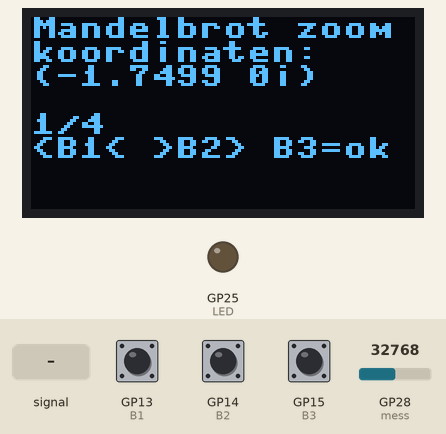
A program run on a simulated Raspberry Pi Pico running MicroPython. Shown: 128×64 one-colour display, output pins drawn as LEDs (lit = HIGH). Inputs (shaded band) come from the test bench; at power-on: GP13 (B1) HIGH, GP15 (B3) HIGH, GP28 (mess) = 32768, GP14 (B2) HIGH (analog values on the 0–65535 scale). Library files of the repository ran but are not shown: ssd1306.py.

Above: at 5.0 s.
5.1 s: GP13 (B1) pulled LOW for 0.15 s
At 6.4 s:
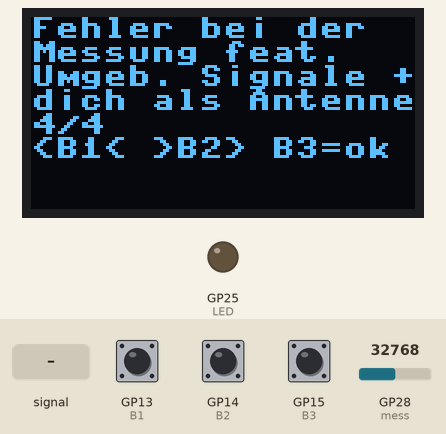
6.7 s: GP15 (B3) pulled LOW for 0.15 s
At 7.5 s:
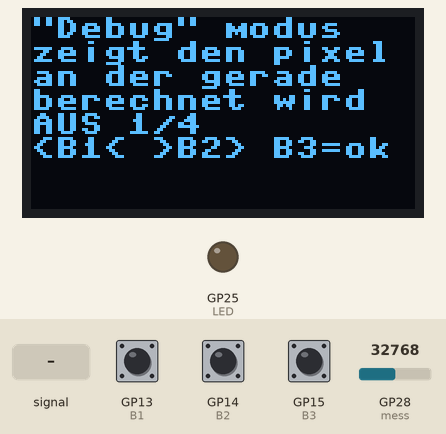
8.3 s: GP15 (B3) pulled LOW for 1 s
At 9.9 s:
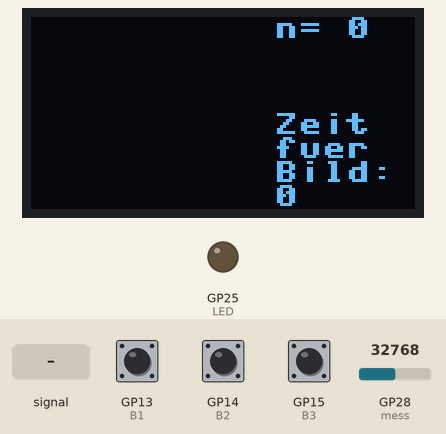
12.3 s: GP28 (mess) fed a 200 Hz sine of ±5242 counts around its level
Timing chart, 0 to 13.7 s (numbered marks = the images above; inputs shaded):
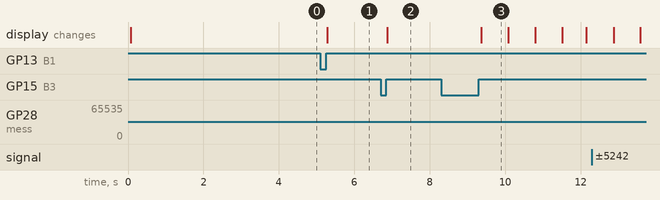

Measured:
- after the input at 5.1 s, the display: changes after 0.18 s (image 1)
- after the input at 6.7 s, the display: changes after 0.18 s (image 2)
- after the input at 8.3 s, the display: changes after 1.1 s (image 3)
- what the display in image 3 shows lasts 0.7 s, from 9.4 s to 10.1 s

The program:

oled_demo.py
```python
from machine import Pin, I2C, ADC
from ssd1306 import SSD1306_I2C
import math
import time
import random

def main():
    i2c = I2C(id=0 ,scl=Pin(9), sda=Pin(8), freq=400000)
    LED = Pin(25, Pin.OUT, value=0)

    B1 = Pin(13, Pin.IN, Pin.PULL_UP)
    B2 = Pin(14, Pin.IN, Pin.PULL_UP)
    B3 = Pin(15, Pin.IN, Pin.PULL_UP)
    B1P=0
    B2P=0
    B3P=0
    oled_buff = SSD1306_I2C(width=80, height=64, i2c=i2c, addr=60)
    accual_pic = SSD1306_I2C(width=128, height=64, i2c=i2c, addr=60)

    mess = ADC(Pin(28))
    #DEBL=[0]
    FLIST=[funktion_1,funktion_2,funktion_3,funktion_4]
    nav="<B1< >B2> B3=ok"
    text=[ #["","","","","",nav]
        ["Mandelbrot zoom","koordinaten:","(-1.7499 0i)","","1/4",nav],
        ["(x * y) / n ","Heller Pixel ","bedeutet kein","Rest ","2/4",nav],
        ["Archimedische","Spirale","(dreht sich)","","3/4",nav],
        ["Fehler bei der","Messung feat.","Umgeb. Signale +","dich als Antenne","4/4",nav]
        ]
    Function = FLIST[ask_Function(B1,B1P,B2,B2P,B3,B3P,FLIST,text,accual_pic)]

    FLIST2=[[False,1], [True,1],[False,8], [False,32]]
    text2=[
        ['"Debug" modus',"zeigt den pixel","an der gerade","berechnet wird","AUS 1/4",nav],
        ["","","","","AN  2/4",nav],
        ["ungenauere","statusleiste","wird seltener","aktualisiert","AUS 3/4 but fast",nav],
        ["","","extrem","schnell","AUS 4/4",nav],
        ]
    DEB_select = FLIST2[ask_Function(B1,B1P,B2,B2P,B3,B3P,FLIST2,text2,accual_pic)]
    #DEB = ask_debug(B1,B1P,B2,B2P,accual_pic)
    DEB, prog_bar_speed=DEB_select
    Fast_DEB=1  #Zahl erhöhen für schnellere anzeige im Debug modus
    TIME=0
    transfer=[]
    while True:
        for n in range(64):
            t1=time.ticks_us()
            n=n+1
            for y in range(64):
                if y%prog_bar_speed==0: show_stats(accual_pic,(n-1),TIME,y,transfer)
                for x in range(80):


                    if not DEB:LED.toggle()
                    if DEB:oled_buff.pixel(x,y,1)
                    if DEB&(x%Fast_DEB==0)&(y%Fast_DEB==0):
                        accual_pic.blit(oled_buff, 0, 0)
                        accual_pic.show()

                    a, transfer = Function(x,y,n,transfer,mess)

                    if a==1:
                        oled_buff.pixel(x,y,1)
                        #print(x+1,y+1)		#debug
                    else:
                        oled_buff.pixel(x,y,0)


            t2=time.ticks_us()
            TIME=round(time.ticks_diff(t2, t1)/1000000, 3)
            accual_pic.blit(oled_buff, 0, 0)
            accual_pic.show()

            #print(max(DEBL),len(DEBL))		#debug

def ask_Function(b1,b1p,b2,b2p,b3,b3p,FList,text,oled):
    leng=len(FList)-1
    sel=0
    while True:
        if b2.value()==b2p:
            sel=sel+1
            if leng<sel: sel=0
            while b2.value()==b2p:
                time.sleep_ms(10)
        if b1.value()==b1p:
            sel=sel-1
            if sel<0: sel=leng
            while b1.value()==b1p:
                time.sleep_ms(10)
        if b3.value()==b3p:
            break
        #print(sel)	#debug
        oled.fill(0)
        textunpack=text[sel]
        text0=textunpack[0]
        text1=textunpack[1]
        text2=textunpack[2]
        text3=textunpack[3]
        text4=textunpack[4]
        text5=textunpack[5]
        oled.text(str(text0),0,0)
        oled.text(str(text1),0,8)
        oled.text(str(text2),0,16)
        oled.text(str(text3),0,24)
        oled.text(str(text4),0,32)
        oled.text(str(text5),0,40)
        oled.show()

        time.sleep_ms(10)

    while b1.value()==b1p or b2.value()==b2p or b3.value()==b3p: pass
    oled.fill(0)
    return sel

def show_stats(oled,n,t,prog=0,itop=0):
    if type(itop) is list: itop=0
    a="n= "+str(n)
    ITOP="i="+str(itop)
    b=str(t)
    x=81
    oled.fill_rect(x, 0, 48, oled.height, 0)
    oled.text(a, x, 0)
    oled.fill_rect(x, 8, int((prog/64)*47), 8, 1)
    if not(itop==0): oled.text(ITOP, x,24)
    oled.text("Zeit", x, 32)
    oled.text("fuer", x, 40)
    oled.text("Bild:", x, 48)
    oled.text(b, x, 56)
    oled.show()

def funktion_1(x,y,n,itop,mess):
    if type(itop) is int: pass
    else: itop=10
    if n==1:
        xc=(x-(58))/(16*2**n)
        yc=(y-(32))/(16*2**n)
    else:
        xc=(x-(16))/(16*2**n)-1.7499 #0.25 #-0.109149328
        yc=(y-(32))/(16*2**n)+0.00 #0.01 -0.896379138
    i=0
    c=complex(xc,yc)
    z=complex(0,0)
    imax=itop+20
    while True:
        i=i+1
        z=(z*z)+c
        if abs(z)>4:
            a=0
            if itop<i:
                itop=i
                #print(itop)	#debug
            break
        if imax<i:
            a=1
            #print(i)		#debug
            break
    return a, itop

def funktion_2(x,y,n,trans,mess):
    return (x*y)%(n)==0, 0


def funktion_3(x,y,n,trans,mess):

    xc=(x-(40))/(8)
    yc=(y-(32))/(8)

    fun=math.tan((math.sqrt(xc*xc+yc*yc)-n*0.5))*xc


    return math.isclose(fun,yc,abs_tol=0.3), 0

def funktion_4(x,y,n,trans,mess):
    trans.append(mess.read_u16())
    trans.append(mess.read_u16())
    #print(trans)	#debug
    mean=sum(trans)/len(trans)
    trans.append(mess.read_u16())
    if trans[-1]<mean:a=0
    if trans[-1]==mean:a=0
    if mean<trans[-1]:a=1

    if 200<len(trans):
        del trans[0]
        del trans[0]
        del trans[0]
        del trans[0]
    return a, trans

if __name__=="__main__":
    main()
```
